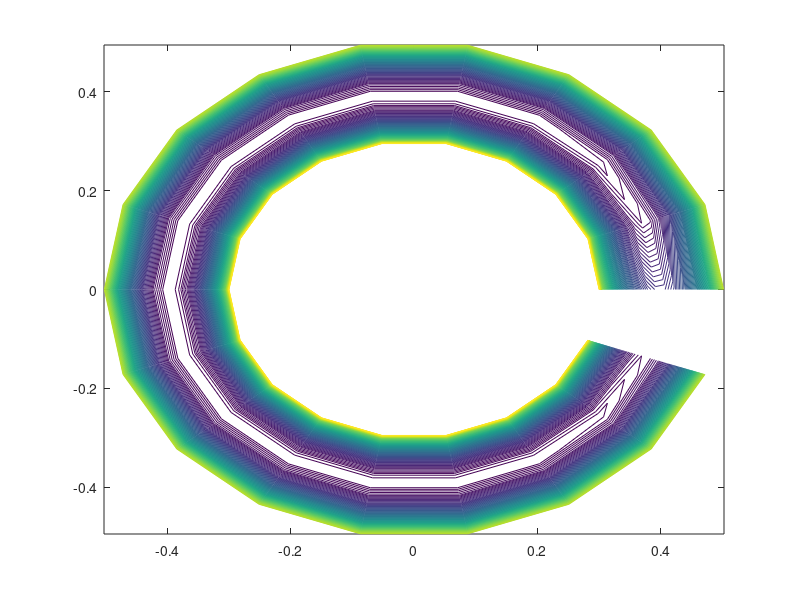
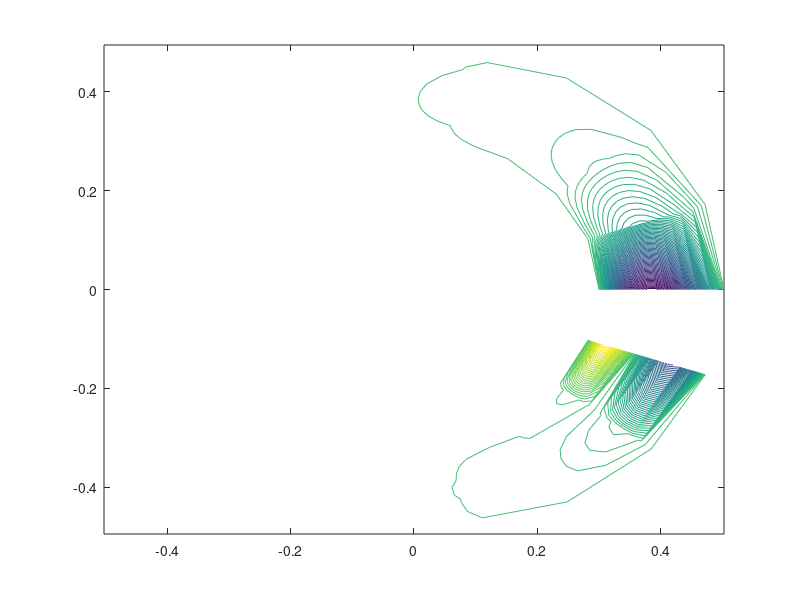

The MATLAB source for these figures, in order:
clc
clear all
tic;
alpha=1.1;
nu=1;
k1=1000;
delta_r(1)=0.005;
r(1)=0.3;
i=1;
while r(i)<0.5
    delta_r(i+1)=alpha*delta_r(i);
    r(i+1)=r(i)+delta_r(i);
    if r(i)>0.5
        r(i)=0.5;
    end
%     delta_r(i)=abs(r(i+1)-r(i));
        i=i+1;
end
Imax=i;
delta_teta=2*pi/Imax;
teta=[0:delta_teta:2*pi-delta_teta];
w=-5.625*ones(Imax,Imax,k1);
w(:,1,:)=-5.625;
w(:,Imax,:)=-5.625;
 
for j=1:Imax
    A(j)=(2)/((delta_r(j)^2)*alpha*(alpha+1));
    B(j)=1/(r(j)*alpha*delta_r(j)*(1+alpha));
    C(j)=1/(r(j)*delta_teta)^2;
    %E(j)=1/(r(j)*A(j))+2/(A(j));
    %F(j)=-alpha^2*(1/(r(j)*A(j)))+2*alpha/(A(j)*delta_r(j));
end
  
D=zeros(Imax,Imax,k1);
si=zeros(Imax,Imax,k1);
si(:,Imax,:)=0;
si1=zeros(Imax,Imax,k1);

v=1;
k=1;
while v>10^(-6)
%  for k=1:100    
for j=2:Imax-1
    
        si(1,j,k+1)=(-si(1,j+1,k)*(A(j)+B(j))-si(1,j-1,k+1)*(A(j)*alpha-(alpha^2)*B(j))-si(2,j,k)*C(j)-si(Imax,j,k+1)*C(j)-w(1,j,k))/(-A(j)*(alpha+1)+B(j)*((alpha^2)-1)-2*C(j));

    for i=2:Imax-1
        
        si(i,j,k+1)=(-si(i,j+1,k)*(A(j)+B(j))-si(i,j-1,k+1)*(A(j)*alpha-(alpha^2)*B(j))-si(i+1,j,k)*C(j)-si(i-1,j,k+1)*C(j)-w(i,j,k))/(-A(j)*(alpha+1)+B(j)*((alpha^2)-1)-2*C(j));

     
    end
        si(Imax,j,k+1)=(-si(Imax,j+1,k)*(A(j)+B(j))-si(Imax,j-1,k+1)*(A(j)*alpha-(alpha^2)*B(j))-si(1,j,k)*C(j)-si(Imax-1,j,k+1)*C(j)-w(Imax,j,k))/(-A(j)*(alpha+1)+B(j)*((alpha^2)-1)-2*C(j));
 

end
 for i=2:Imax-1
   si(i,1,k+1)=si(i,2,k+1)+r(1)*5*delta_r(1);

 end
 si(Imax,1,k+1)=si(Imax,2,k+1)+r(1)*5*delta_r(1);
 si(1,1,k+1)=si(1,2,k+1)+r(1)*5*delta_r(1);
 v=max(max(abs(si(:,:,k+1)-si(:,:,k))));
 
for j=2:Imax-1
    for i=2:Imax-1
        D(1,j,k+1)=nu*(alpha+1)*A(j)-((alpha^2)-1)*nu*B(j)+2*nu*C(j)+((alpha^2)-1)*B(j)*(si(2,j,k+1)-si(Imax,j,k+1))/(2*delta_teta);

    
        D(i,j,k+1)=nu*(alpha+1)*A(j)-((alpha^2)-1)*nu*B(j)+2*nu*C(j)+((alpha^2)-1)*B(j)*(si(i+1,j,k+1)-si(i-1,j,k+1))/(2*delta_teta);

    end
        D(Imax,j,k+1)=nu*(alpha+1)*A(j)-((alpha^2)-1)*nu*B(j)+2*nu*C(j)+((alpha^2)-1)*B(j)*(si(1,j,k+1)-si(Imax-1,j,k+1))/(2*delta_teta);

end

   for i=2:Imax-1

      for j=2:Imax-1
        w(1,j,k+1)=(w(1,j+1,k)*(nu*A(j)+nu*B(j)-B(j)*((si(2,j,k+1)-si(Imax,j,k+1))/(2*delta_teta)))+...
            w(1,j-1,k+1)*(alpha*nu*A(j)-(alpha^2)*nu*B(j)+(alpha^2)*B(j)*(si(2,j,k+1)-si(Imax-1,j,k+1))/(2*delta_teta))+...
            w(2,j,k)*(nu*C(j)-B(j)*(si(1,j+1,k+1)-(alpha^2)*si(1,j-1,k+1)+((alpha^2)-1)*si(1,j,k+1))/(2*delta_teta))+...
            w(Imax,j,k+1)*(nu*C(j)+B(j)*(si(1,j+1,k+1)-(alpha^2)*si(1,j-1,k+1)+((alpha^2)-1)*si(1,j,k+1))/(2*delta_teta)))/D(1,j,k+1);
        
        w(i,j,k+1)=(w(i,j+1,k)*(nu*A(j)+nu*B(j)-B(j)*((si(i+1,j,k+1)-si(i-1,j,k+1))/(2*delta_teta)))+...
            w(i,j-1,k+1)*(alpha*nu*A(j)-(alpha^2)*nu*B(j)+(alpha^2)*B(j)*(si(i+1,j,k+1)-si(i-1,j,k+1))/(2*delta_teta))+...
            w(i+1,j,k)*(nu*C(j)-B(j)*(si(i,j+1,k+1)-(alpha^2)*si(i,j-1,k+1)+((alpha^2)-1)*si(i,j,k+1))/(2*delta_teta))+...
            w(i-1,j,k+1)*(nu*C(j)+B(j)*(si(i,j+1,k+1)-(alpha^2)*si(i,j-1,k+1)+((alpha^2)-1)*si(i,j,k+1))/(2*delta_teta)))/D(i,j,k+1);
         
         w(Imax,j,k+1)=(w(Imax,j+1,k)*(nu*A(j)+nu*B(j)-B(j)*((si(1,j,k+1)-si(Imax-1,j,k+1))/(2*delta_teta)))+...
            w(Imax,j-1,k+1)*(alpha*nu*A(j)-(alpha^2)*nu*B(j)+(alpha^2)*B(j)*(si(1,j,k+1)-si(Imax-1,j,k+1))/(2*delta_teta))+...
            w(1,j,k)*(nu*C(j)-B(j)*(si(1,j+1,k+1)-(alpha^2)*si(1,j-1,k+1)+((alpha^2)-1)*si(1,j,k+1))/(2*delta_teta))+...
            w(Imax-1,j,k+1)*(nu*C(j)+B(j)*(si(Imax,j+1,k+1)-(alpha^2)*si(Imax,j-1,k+1)+((alpha^2)-1)*si(Imax,j,k+1))/(2*delta_teta)))/D(Imax,j,k+1);
      end

  end
 k=k+1;
end
si1=si(:,:,k);
w1=w(:,:,k);
% 
% [T R]=pol2cart(teta,r(1,:));
% [X Y]= meshgrid(T,R); 
% 
% figure(1)
% contour(X,Y,si1,30)
% colorbar;
% 
% figure(2)
% contour(X,Y,w1)
% colorbar

%%
[x,y]=meshgrid(r,teta);
[b,o]=pol2cart(y,x);
contour(b,o,si1,100)
%%
figure
contour(b,o,w1,100)
%%
for j=1:Imax
    for i=2:Imax-1
Vr(i,j)=(si(i+1,j,k)-si(i-1,j))/(r(j)*2*delta_teta);
    end
Vr(1,j)=(si(2,j,k)-si(Imax,j))/(r(j)*2*delta_teta);
Vr(Imax,j)=(si(1,j,k)-si(Imax-1,j))/(r(j)*2*delta_teta);

end
for j=1:Imax
    for i=1:Imax-1
Vt(i,j)=(si(i+1,j,k)-si(i,j))/(2*delta_r(j));
    end
Vt(Imax,j)=(si(1,j,k)-si(Imax,j))/(2*delta_r(j));

end
k
%figure
%plot(Vt,r);
toc;
